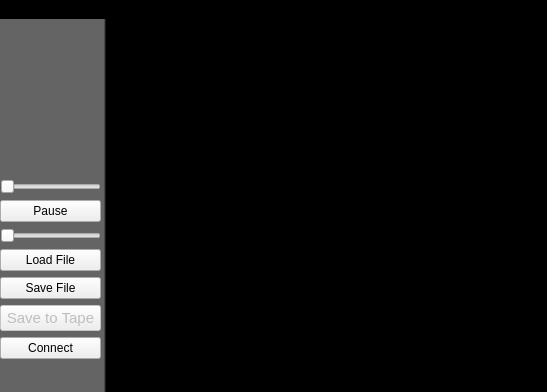
<?xml version="1.0" encoding="UTF-8"?>
<ui version="4.0">
 <class>MainWindow</class>
 <widget class="QMainWindow" name="MainWindow">
  <property name="geometry">
   <rect>
    <x>0</x>
    <y>0</y>
    <width>547</width>
    <height>392</height>
   </rect>
  </property>
  <property name="minimumSize">
   <size>
    <width>101</width>
    <height>0</height>
   </size>
  </property>
  <property name="maximumSize">
   <size>
    <width>16777215</width>
    <height>16777215</height>
   </size>
  </property>
  <property name="palette">
   <palette>
    <active>
     <colorrole role="Base">
      <brush brushstyle="SolidPattern">
       <color alpha="255">
        <red>255</red>
        <green>255</green>
        <blue>255</blue>
       </color>
      </brush>
     </colorrole>
     <colorrole role="Window">
      <brush brushstyle="SolidPattern">
       <color alpha="255">
        <red>0</red>
        <green>0</green>
        <blue>0</blue>
       </color>
      </brush>
     </colorrole>
    </active>
    <inactive>
     <colorrole role="Base">
      <brush brushstyle="SolidPattern">
       <color alpha="255">
        <red>255</red>
        <green>255</green>
        <blue>255</blue>
       </color>
      </brush>
     </colorrole>
     <colorrole role="Window">
      <brush brushstyle="SolidPattern">
       <color alpha="255">
        <red>0</red>
        <green>0</green>
        <blue>0</blue>
       </color>
      </brush>
     </colorrole>
    </inactive>
    <disabled>
     <colorrole role="Base">
      <brush brushstyle="SolidPattern">
       <color alpha="255">
        <red>0</red>
        <green>0</green>
        <blue>0</blue>
       </color>
      </brush>
     </colorrole>
     <colorrole role="Window">
      <brush brushstyle="SolidPattern">
       <color alpha="255">
        <red>0</red>
        <green>0</green>
        <blue>0</blue>
       </color>
      </brush>
     </colorrole>
    </disabled>
   </palette>
  </property>
  <property name="windowTitle">
   <string>Pattern Paint</string>
  </property>
  <property name="autoFillBackground">
   <bool>false</bool>
  </property>
  <widget class="QWidget" name="centralWidget">
   <property name="sizePolicy">
    <sizepolicy hsizetype="Preferred" vsizetype="Preferred">
     <horstretch>0</horstretch>
     <verstretch>0</verstretch>
    </sizepolicy>
   </property>
   <layout class="QHBoxLayout" name="horizontalLayout">
    <property name="leftMargin">
     <number>0</number>
    </property>
    <property name="topMargin">
     <number>0</number>
    </property>
    <property name="rightMargin">
     <number>0</number>
    </property>
    <property name="bottomMargin">
     <number>0</number>
    </property>
    <item>
     <widget class="QWidget" name="patternToolbox" native="true">
      <property name="sizePolicy">
       <sizepolicy hsizetype="Fixed" vsizetype="Preferred">
        <horstretch>0</horstretch>
        <verstretch>0</verstretch>
       </sizepolicy>
      </property>
      <property name="autoFillBackground">
       <bool>false</bool>
      </property>
      <property name="styleSheet">
       <string notr="true">QWidget#patternToolbox {
  background:qlineargradient(spread:pad, x1:0, y1:0, x2:1, y2:0, stop:0.9801 rgba(100,100,100, 255), stop:1 rgba(0, 0, 0, 255))
}</string>
      </property>
      <layout class="QVBoxLayout" name="verticalLayout_2">
       <property name="leftMargin">
        <number>0</number>
       </property>
       <property name="topMargin">
        <number>0</number>
       </property>
       <property name="rightMargin">
        <number>5</number>
       </property>
       <property name="bottomMargin">
        <number>0</number>
       </property>
       <item>
        <layout class="QVBoxLayout" name="verticalLayout" stretch="0,1,0,0,0,0,0,0">
         <item>
          <widget class="ColorPicker" name="colorPicker" native="true">
           <property name="sizePolicy">
            <sizepolicy hsizetype="Fixed" vsizetype="Fixed">
             <horstretch>0</horstretch>
             <verstretch>0</verstretch>
            </sizepolicy>
           </property>
           <property name="minimumSize">
            <size>
             <width>101</width>
             <height>121</height>
            </size>
           </property>
           <property name="maximumSize">
            <size>
             <width>101</width>
             <height>121</height>
            </size>
           </property>
          </widget>
         </item>
         <item>
          <widget class="QSlider" name="penSize">
           <property name="minimum">
            <number>1</number>
           </property>
           <property name="maximum">
            <number>60</number>
           </property>
           <property name="orientation">
            <enum>Qt::Horizontal</enum>
           </property>
          </widget>
         </item>
         <item>
          <widget class="QPushButton" name="animationPlayPause">
           <property name="text">
            <string>Pause</string>
           </property>
          </widget>
         </item>
         <item>
          <widget class="QSlider" name="animationSpeed">
           <property name="toolTip">
            <string>&lt;html&gt;&lt;head/&gt;&lt;body&gt;&lt;p&gt;Adjust the playback speed of the animation.&lt;/p&gt;&lt;/body&gt;&lt;/html&gt;</string>
           </property>
           <property name="minimum">
            <number>1</number>
           </property>
           <property name="maximum">
            <number>100</number>
           </property>
           <property name="orientation">
            <enum>Qt::Horizontal</enum>
           </property>
          </widget>
         </item>
         <item>
          <widget class="QPushButton" name="loadFile">
           <property name="text">
            <string>Load File</string>
           </property>
          </widget>
         </item>
         <item>
          <widget class="QPushButton" name="saveFile">
           <property name="text">
            <string>Save File</string>
           </property>
          </widget>
         </item>
         <item>
          <widget class="QPushButton" name="saveToTape">
           <property name="enabled">
            <bool>false</bool>
           </property>
           <property name="font">
            <font>
             <pointsize>11</pointsize>
            </font>
           </property>
           <property name="text">
            <string>Save to Tape</string>
           </property>
          </widget>
         </item>
         <item>
          <widget class="QPushButton" name="tapeConnectDisconnect">
           <property name="text">
            <string>Connect</string>
           </property>
          </widget>
         </item>
        </layout>
       </item>
      </layout>
     </widget>
    </item>
    <item>
     <widget class="AnimationEditor" name="animationEditor" native="true">
      <property name="enabled">
       <bool>true</bool>
      </property>
      <property name="sizePolicy">
       <sizepolicy hsizetype="Preferred" vsizetype="Preferred">
        <horstretch>1</horstretch>
        <verstretch>0</verstretch>
       </sizepolicy>
      </property>
      <property name="minimumSize">
       <size>
        <width>0</width>
        <height>0</height>
       </size>
      </property>
      <property name="maximumSize">
       <size>
        <width>16777215</width>
        <height>16777215</height>
       </size>
      </property>
     </widget>
    </item>
    <item>
     <spacer name="horizontalSpacer">
      <property name="orientation">
       <enum>Qt::Horizontal</enum>
      </property>
      <property name="sizeHint" stdset="0">
       <size>
        <width>40</width>
        <height>20</height>
       </size>
      </property>
     </spacer>
    </item>
   </layout>
  </widget>
  <widget class="QMenuBar" name="menuBar">
   <property name="geometry">
    <rect>
     <x>0</x>
     <y>0</y>
     <width>547</width>
     <height>22</height>
    </rect>
   </property>
   <widget class="QMenu" name="menuFile">
    <property name="title">
     <string>File</string>
    </property>
    <addaction name="actionLoad_File"/>
    <addaction name="actionSave_File"/>
    <addaction name="separator"/>
    <addaction name="actionExport_animation_for_Arduino"/>
    <addaction name="separator"/>
    <addaction name="actionExit"/>
   </widget>
   <widget class="QMenu" name="menuHelp">
    <property name="title">
     <string>Help</string>
    </property>
    <addaction name="actionAbout"/>
    <addaction name="actionSystem_Information"/>
    <addaction name="separator"/>
    <addaction name="actionVisit_the_BlinkyTape_forum"/>
    <addaction name="actionTroubleshooting_tips"/>
   </widget>
   <widget class="QMenu" name="menuEdit">
    <property name="title">
     <string>Edit</string>
    </property>
    <addaction name="actionResize_Animation"/>
    <addaction name="actionResize_Tape"/>
    <addaction name="separator"/>
    <addaction name="actionFlip_Horizontal"/>
    <addaction name="actionFlip_Vertical"/>
    <addaction name="separator"/>
    <addaction name="actionClear_Animation"/>
   </widget>
   <widget class="QMenu" name="menuTools">
    <property name="title">
     <string>Tools</string>
    </property>
    <addaction name="actionSave_to_Tape"/>
    <addaction name="separator"/>
    <addaction name="actionLoad_rainbow_sketch"/>
   </widget>
   <addaction name="menuFile"/>
   <addaction name="menuEdit"/>
   <addaction name="menuTools"/>
   <addaction name="menuHelp"/>
  </widget>
  <action name="actionLoad_File">
   <property name="text">
    <string>Load File</string>
   </property>
   <property name="iconText">
    <string>Open</string>
   </property>
   <property name="toolTip">
    <string>Load Animation</string>
   </property>
   <property name="shortcut">
    <string>Ctrl+O</string>
   </property>
  </action>
  <action name="actionSave_File">
   <property name="text">
    <string>Save File</string>
   </property>
   <property name="iconText">
    <string>Save</string>
   </property>
   <property name="shortcut">
    <string>Ctrl+S</string>
   </property>
  </action>
  <action name="actionExit">
   <property name="text">
    <string>Exit</string>
   </property>
  </action>
  <action name="actionAbout">
   <property name="text">
    <string>About</string>
   </property>
  </action>
  <action name="actionSystem_Information">
   <property name="text">
    <string>System Information</string>
   </property>
  </action>
  <action name="actionExport_animation_for_Arduino">
   <property name="text">
    <string>Export animation for Arduino</string>
   </property>
  </action>
  <action name="actionVisit_the_BlinkyTape_forum">
   <property name="text">
    <string>Visit the BlinkyTape forum</string>
   </property>
  </action>
  <action name="actionTroubleshooting_tips">
   <property name="text">
    <string>Troubleshooting tips</string>
   </property>
  </action>
  <action name="actionFlip_Horizontal">
   <property name="text">
    <string>Flip Horizontal</string>
   </property>
   <property name="toolTip">
    <string>Flip the Animation in the horizontal direction</string>
   </property>
  </action>
  <action name="actionFlip_Vertical">
   <property name="text">
    <string>Flip Vertical</string>
   </property>
   <property name="toolTip">
    <string>Flip the Animation in the vertical direction</string>
   </property>
  </action>
  <action name="actionLoad_rainbow_sketch">
   <property name="text">
    <string>Restore Rainbow Sketch</string>
   </property>
  </action>
  <action name="actionSave_to_Tape">
   <property name="text">
    <string>Save to Tape</string>
   </property>
  </action>
  <action name="actionClear_Animation">
   <property name="text">
    <string>Clear Animation</string>
   </property>
  </action>
  <action name="actionResize_Animation">
   <property name="text">
    <string>Resize Animation</string>
   </property>
  </action>
  <action name="actionResize_Tape">
   <property name="text">
    <string>Resize Tape</string>
   </property>
  </action>
 </widget>
 <layoutdefault spacing="6" margin="11"/>
 <customwidgets>
  <customwidget>
   <class>ColorPicker</class>
   <extends>QWidget</extends>
   <header>colorpicker.h</header>
   <container>1</container>
  </customwidget>
  <customwidget>
   <class>AnimationEditor</class>
   <extends>QWidget</extends>
   <header>animationeditor.h</header>
   <container>1</container>
  </customwidget>
 </customwidgets>
 <tabstops>
  <tabstop>penSize</tabstop>
  <tabstop>animationPlayPause</tabstop>
  <tabstop>animationSpeed</tabstop>
  <tabstop>saveToTape</tabstop>
  <tabstop>tapeConnectDisconnect</tabstop>
 </tabstops>
 <resources/>
 <connections/>
</ui>
